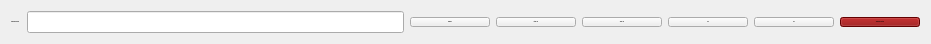
   <widget class="QWidget" name="layoutWidget">
    <property name="geometry">
     <rect>
      <x>10</x>
      <y>340</y>
      <width>931</width>
      <height>32</height>
     </rect>
    </property>
    <layout class="QHBoxLayout" name="horizontalLayout_8">
     <item>
      <widget class="QLabel" name="label_15">
       <property name="font">
        <font>
         <family>Arial</family>
         <pointsize>-1</pointsize>
         <weight>75</weight>
         <bold>true</bold>
        </font>
       </property>
       <property name="text">
        <string>Aranacak Kelime:</string>
       </property>
      </widget>
     </item>
     <item>
      <widget class="QLineEdit" name="lneAra">
       <property name="font">
        <font>
         <family>Arial</family>
         <pointsize>-1</pointsize>
         <weight>75</weight>
         <bold>true</bold>
        </font>
       </property>
      </widget>
     </item>
     <item>
      <widget class="QPushButton" name="btnNumara">
       <property name="font">
        <font>
         <family>Arial</family>
         <pointsize>-1</pointsize>
         <weight>75</weight>
         <bold>true</bold>
        </font>
       </property>
       <property name="text">
        <string>Numara</string>
       </property>
      </widget>
     </item>
     <item>
      <widget class="QPushButton" name="btnAd">
       <property name="font">
        <font>
         <family>Arial</family>
         <pointsize>-1</pointsize>
         <weight>75</weight>
         <bold>true</bold>
        </font>
       </property>
       <property name="text">
        <string>Kitap Adı</string>
       </property>
      </widget>
     </item>
     <item>
      <widget class="QPushButton" name="btnYazar">
       <property name="font">
        <font>
         <family>Arial</family>
         <pointsize>-1</pointsize>
         <weight>75</weight>
         <bold>true</bold>
        </font>
       </property>
       <property name="text">
        <string>Yazar Adı</string>
       </property>
      </widget>
     </item>
     <item>
      <widget class="QPushButton" name="btnTur">
       <property name="font">
        <font>
         <family>Arial</family>
         <pointsize>-1</pointsize>
         <weight>75</weight>
         <bold>true</bold>
        </font>
       </property>
       <property name="text">
        <string>Tür</string>
       </property>
      </widget>
     </item>
     <item>
      <widget class="QPushButton" name="btnDil">
       <property name="font">
        <font>
         <family>Arial</family>
         <pointsize>-1</pointsize>
         <weight>75</weight>
         <bold>true</bold>
        </font>
       </property>
       <property name="text">
        <string>Dil</string>
       </property>
      </widget>
     </item>
     <item>
      <widget class="QPushButton" name="btnListele">
       <property name="font">
        <font>
         <family>Arial</family>
         <pointsize>-1</pointsize>
         <weight>75</weight>
         <bold>true</bold>
        </font>
       </property>
       <property name="styleSheet">
        <string notr="true">background-color: #8B0000;</string>
       </property>
       <property name="text">
        <string>Tüm Kaydı Listele</string>
       </property>
      </widget>
     </item>
    </layout>
   </widget>
